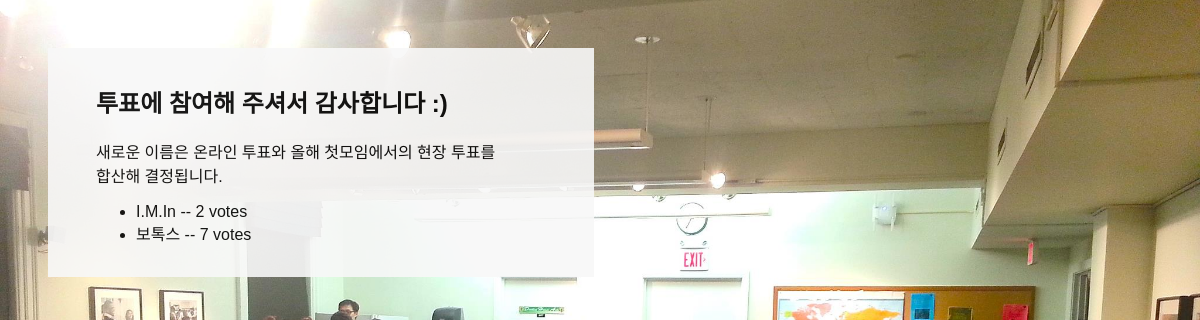
Page /tedy-vote/1/results/ on the earlier database version.
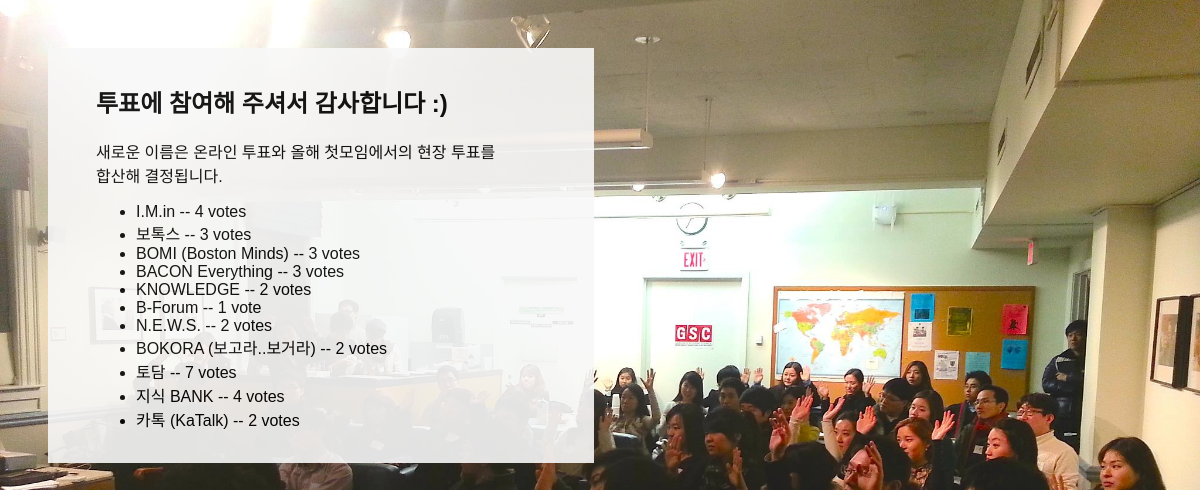
Same page on the later database version.
### polls/models.py (models this page shows)
class Choice(models.Model):
    poll = models.ForeignKey(Poll)
    choice_text = models.CharField(max_length=32, unique=True)
    choice_desc = models.CharField(max_length=200)
    proposer = models.EmailField()
    votes = models.IntegerField(default=0)

### polls/views.py (the view)
# urls.py: url(r'^tedy-vote/(?P<poll_id>\d+)/results/$', views.results, name='results'),
def results(request, poll_id):
    poll = get_object_or_404(Poll, pk=poll_id)
    return render(request, 'polls/results.html', {'poll': poll})

### polls/templates/polls/results.html (shortened to what this page needs)
{% load staticfiles %}
<link rel="stylesheet" type="text/css" href="{% static 'polls/style.css' %}" />
<div class="main">
<h2>투표에 참여해 주셔서 감사합니다 :)</h2>
<p>
새로운 이름은 온라인 투표와 올해 첫모임에서의 현장 투표를 <br/>합산해 결정됩니다.
</p>
<ul>
{% for choice in poll.choice_set.all %}
    <li>{{ choice.choice_text }} -- {{ choice.votes }} vote{{ choice.votes|pluralize }}</li>
{% endfor %}
</ul>
</div>

### polls/static/polls/style.css (style rules this page uses)
.main { background-color: #f8f8f8; opacity: 0.9; z-index: 1020; padding: 1em 3em; z-index: 101; width: 450px; }

Differences in the rows shown:
changed Choice (number 1 of 11 on the later page): choice_text "I.M.In" → "I.M.in"; votes "2" → "4"
changed Choice "보톡스": votes "7" → "3"
added Choice: choice_text "BOMI (Boston Minds)", votes "3"
added Choice: choice_text "BACON Everything", votes "3"
added Choice: choice_text "KNOWLEDGE", votes "2"
added Choice: choice_text "B-Forum", votes "1"
added Choice: choice_text "N.E.W.S.", votes "2"
added Choice: choice_text "BOKORA (보고라..보거라)", votes "2"
added Choice: choice_text "토담", votes "7"
added Choice: choice_text "지식 BANK", votes "4"
added Choice: choice_text "카톡 (KaTalk)", votes "2"
